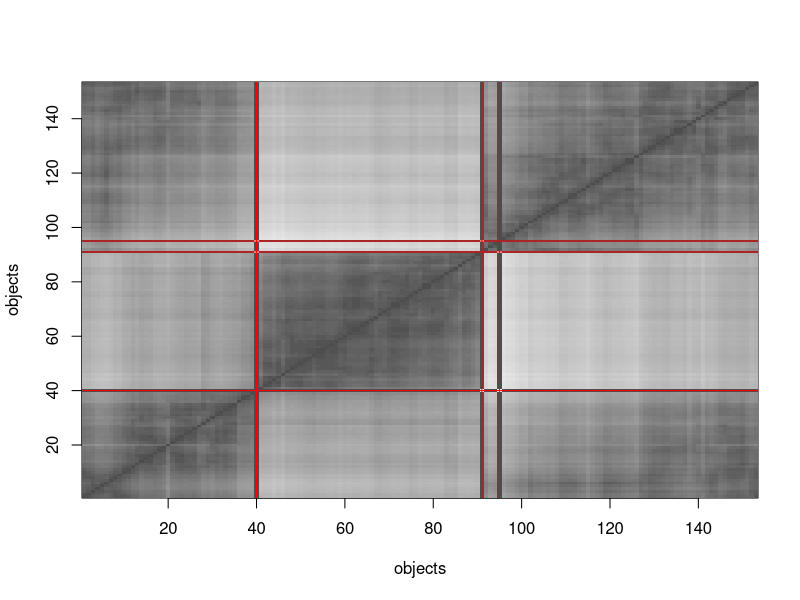
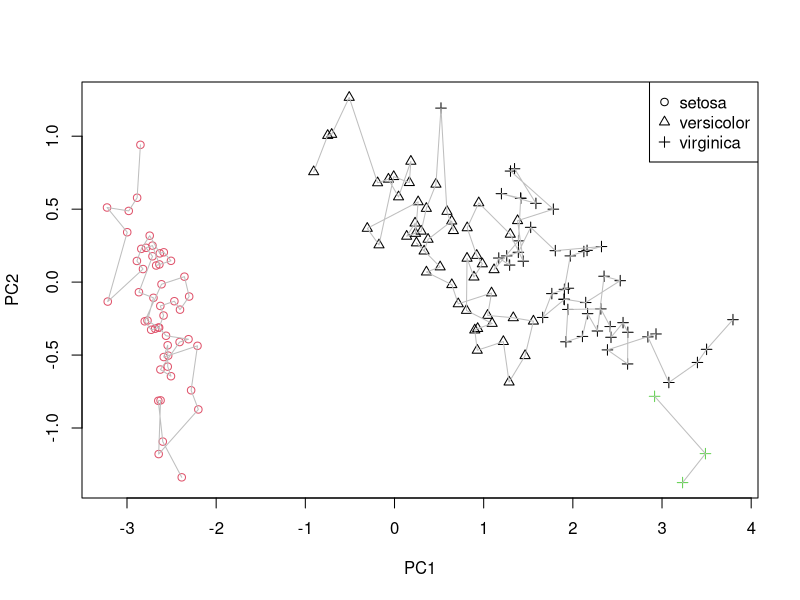
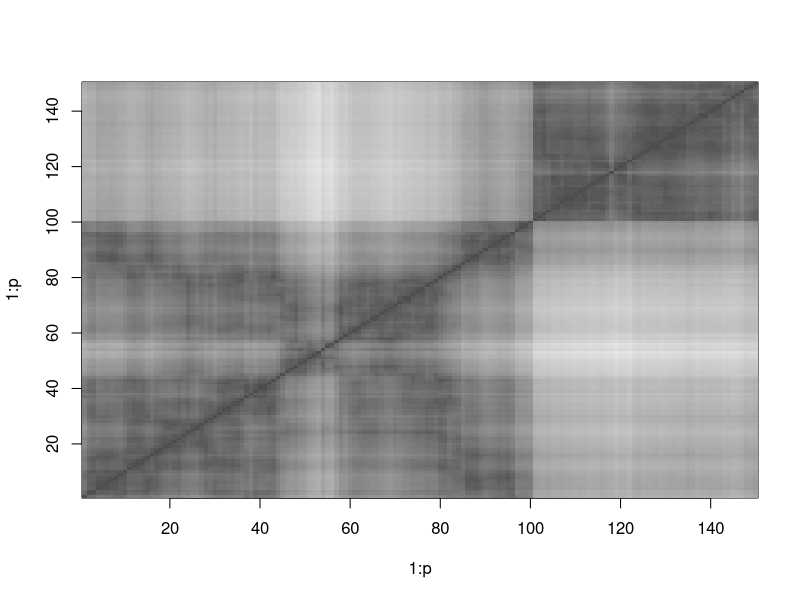

Here is the R script that generated these plots, in order:
## ---- chunk 1
knitr::opts_chunk$set(
  collapse = TRUE,
  comment = "#>",
  fig.width = 6,
  fig.height = 5
)
library(TSP)
## ---- chunk 2
data("iris")
x <- iris[, 1:4]

tsp <- TSP(dist(x), labels = iris$Species)
tsp
## ---- chunk 3
tsp_dummy <- insert_dummy(tsp, n = 3, label = "boundary")
tsp_dummy
## ---- chunk 4
tour <- solve_TSP(tsp_dummy, rep = 10, seed = 100)
tour
## ---- chunk 5
image(tsp_dummy, tour, xlab = "objects", ylab = "objects")

boundaries <- which(labels(tour) == "boundary")
abline(h = boundaries, col = "red")
abline(v = boundaries, col = "red")
## ---- chunk 6
clusters <- cut_tour(tour, cut = "boundary")
lengths(clusters)
## ---- chunk 7
# indices are positions in the data without dummy cities
cl <- integer(nrow(x))
for (i in seq_along(clusters)) cl[clusters[[i]]] <- i

table(cluster = cl, species = iris$Species)
## ---- chunk 8
pc <- prcomp(x)$x[, 1:2]
true_class <- as.integer(iris$Species)

plot(pc, pch = true_class, col = cl, xlab = "PC1", ylab = "PC2")
for (p in clusters) lines(pc[p, ], col = "gray")
legend("topright", legend = levels(iris$Species), pch = 1:3)
## ---- chunk 9
tsp1 <- insert_dummy(tsp, label = "cut")
tour1 <- solve_TSP(tsp1, seed = 1234)
path <- cut_tour(tour1, "cut")
head(path)
## ---- chunk 10
image(tsp, order = path)
